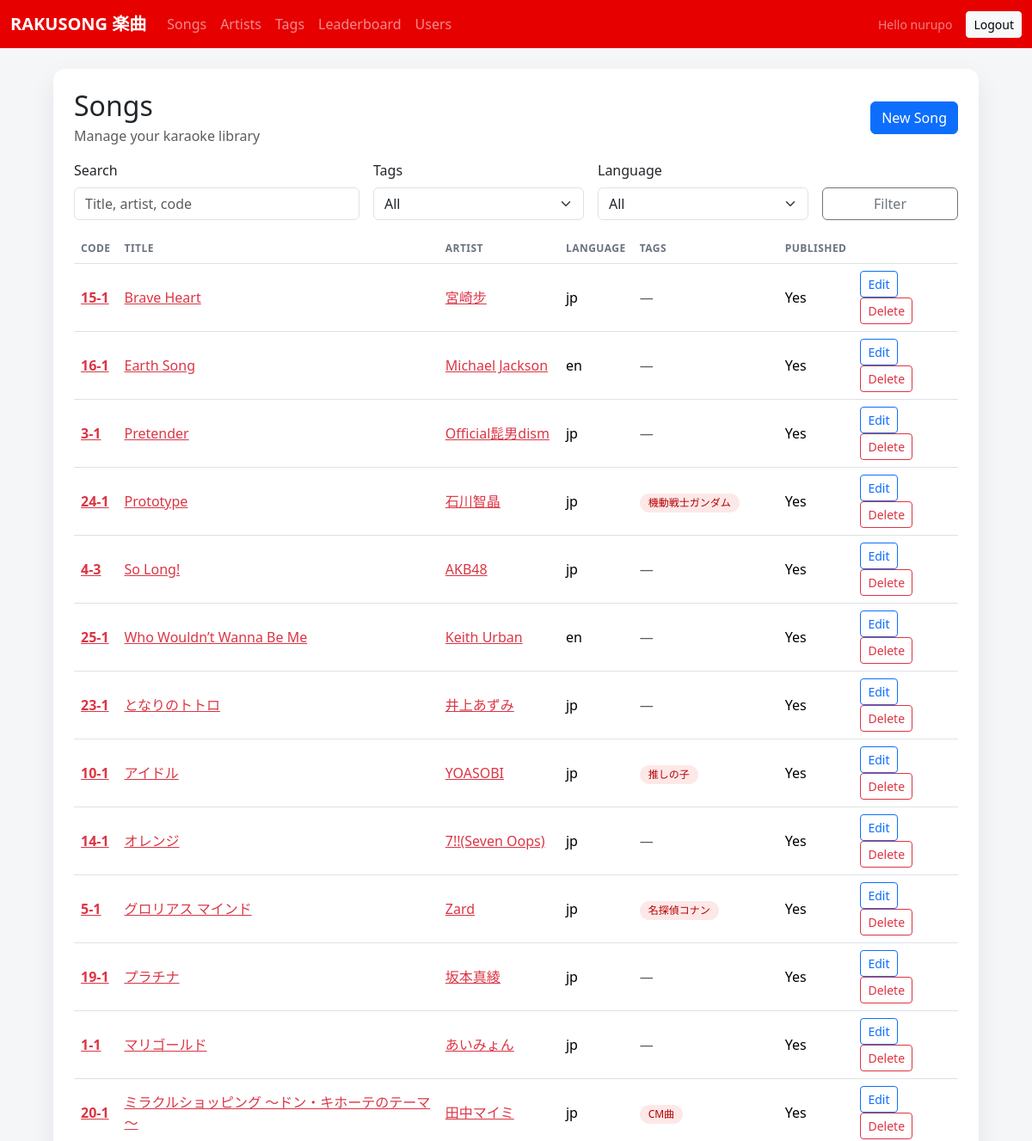
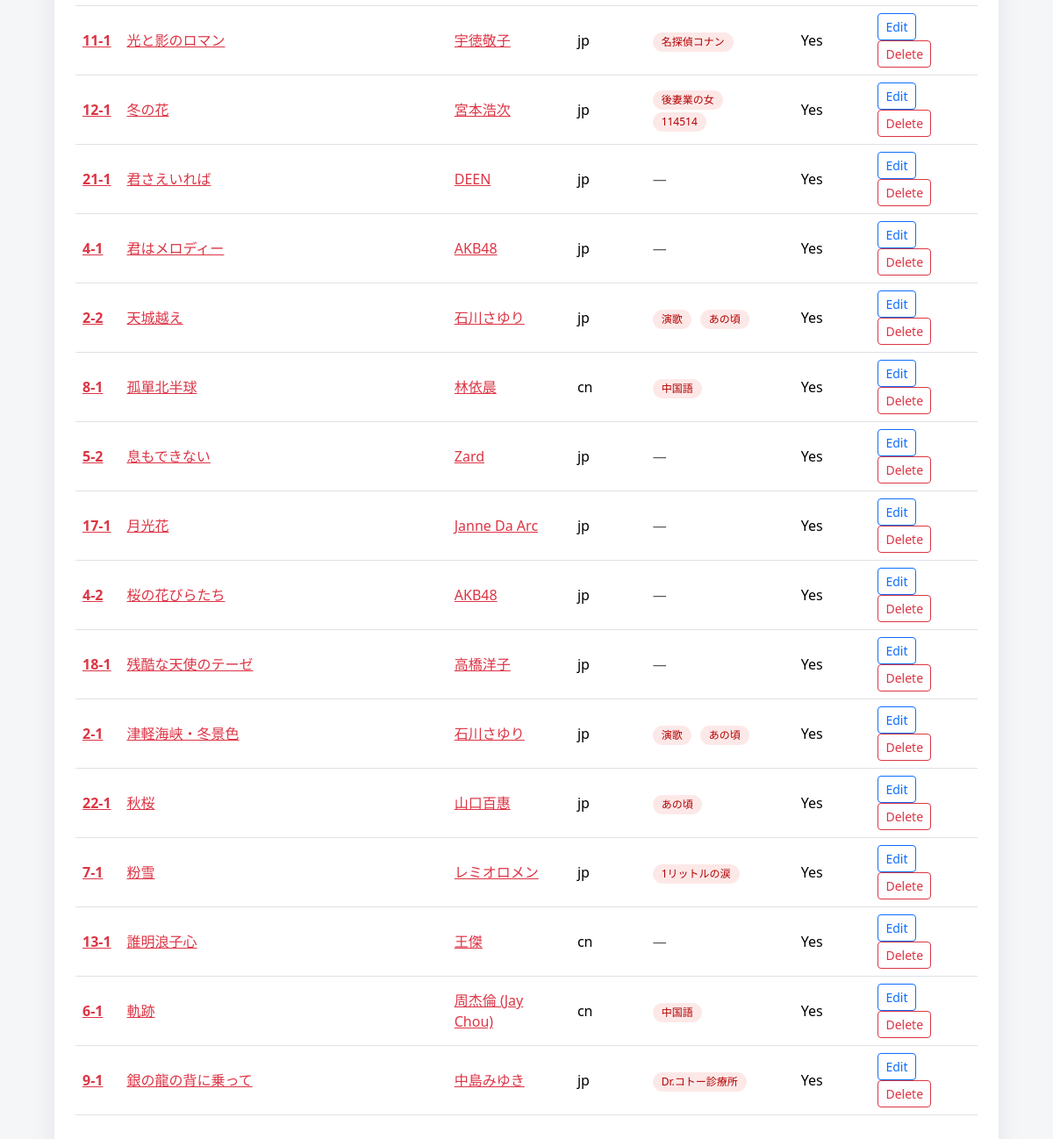
/ui/songs/ (signed in), run on the app's committed database (2 pictures, top to bottom).
### songs/models.py (models this page shows, shortened)
class Song(models.Model):
    code = models.CharField(max_length=32, unique=True, blank=True)
    title = models.CharField(max_length=255)
    artist = models.CharField(max_length=255, blank=True)
    artist_no = models.PositiveIntegerField(null=True, blank=True)
    song_no = models.PositiveIntegerField(null=True, blank=True)
    language = models.CharField(max_length=32, blank=True, default='jp')
    duration_seconds = models.PositiveIntegerField(null=True, blank=True)
    bpm = models.PositiveIntegerField(null=True, blank=True)
    key = models.CharField(max_length=16, blank=True)
    tags = models.ManyToManyField(Tag, blank=True, related_name='songs')
    midi_file = models.FileField(upload_to=midi_upload_path, blank=True, null=True)
    lrc_file = models.FileField(upload_to=lrc_upload_path, blank=True, null=True)
    cover_image = models.ImageField(upload_to='songs/cover/', blank=True, null=True)
    lrc_offset = models.IntegerField(default=0)
    is_published = models.BooleanField(default=True)
    created_at = models.DateTimeField(auto_now_add=True)
    updated_at = models.DateTimeField(auto_now=True)

class Tag(models.Model):
    name = models.CharField(max_length=64, unique=True)

### songs/views_ui.py (the view)
@login_required
def song_list(request):
    q = (request.GET.get('q') or '').strip()
    tag = (request.GET.get('tag') or '').strip()
    language = (request.GET.get('language') or '').strip()
    songs = Song.objects.all().prefetch_related('tags')
    if q:
        songs = songs.filter(Q(title__icontains=q) | Q(artist__icontains=q) | Q(code__icontains=q))
    if tag:
        songs = songs.filter(tags__name__iexact=tag)
    if language:
        songs = songs.filter(language__iexact=language)
    songs = songs.order_by('title')
    tag_options = Tag.objects.order_by('name')
    language_options = Song.objects.exclude(language='').values_list('language', flat=True).distinct().order_by('language')
    return render(
        request,
        'songs/song_list.html',
        {
            'songs': songs,
            'q': q,
            'tag': tag,
            'language': language,
            'tag_options': tag_options,
            'language_options': language_options,
        },
    )

### templates/songs/song_list.html (shortened to what this page needs)
{% extends "base.html" %}
{% block content %}
  <div class="card p-4">
    <div class="d-flex flex-wrap gap-3 justify-content-between align-items-center mb-3">
      <div>
        <h2 class="mb-1">Songs</h2>
        <div class="text-muted">Manage your karaoke library</div>
      </div>
      <a class="btn btn-primary" href="{% url 'ui_song_create' %}">New Song</a>
    </div>
    <form method="get" class="row g-3 align-items-end mb-3">
      <div class="col-md-4">
        <label class="form-label">Search</label>
        <input type="text" name="q" value="{{ q }}" placeholder="Title, artist, code" class="form-control" />
      </div>
      <div class="col-md-3">
        <label class="form-label">Tags</label>
        <select name="tag" class="form-select">
          <option value="">All</option>
        </select>
      </div>
      <div class="col-md-3">
        <label class="form-label">Language</label>
        <select name="language" class="form-select">
          <option value="">All</option>
        </select>
      </div>
      <div class="col-md-2 d-grid">
        <button class="btn btn-outline-secondary" type="submit">Filter</button>
      </div>
    </form>
    <div class="table-responsive">
      <table class="table align-middle">
      <thead>
        <tr>
          <th>Code</th>
          <th>Title</th>
          <th>Artist</th>
          <th>Language</th>
          <th>Tags</th>
          <th>Published</th>
          <th></th>
        </tr>
      </thead>
      <tbody>
        {% for song in songs %}
          <tr>
            <td><a class="link-danger fw-semibold" href="{% url 'ui_song_edit' song.pk %}">{{ song.code }}</a></td>
            <td><a class="link-danger" href="{% url 'ui_song_edit' song.pk %}">{{ song.title }}</a></td>
            <td>
              {% if song.artist_no %}
                <a class="link-danger" href="{% url 'ui_artist_detail' song.artist_no %}">{{ song.artist }}</a>
              {% else %}
                {{ song.artist }}
              {% endif %}
            </td>
            <td>{{ song.language|default:"-" }}</td>
            <td>
              {% for tag in song.tags.all %}
                <span class="pill">{{ tag.name }}</span>
              {% empty %}
                <span class="text-muted">—</span>
              {% endfor %}
            </td>
            <td>{{ song.is_published|yesno:"Yes,No" }}</td>
            <td>
              <a class="btn btn-sm btn-outline-primary" href="{% url 'ui_song_edit' song.pk %}">Edit</a>
              <a class="btn btn-sm btn-outline-danger" href="{% url 'ui_song_delete' song.pk %}">Delete</a>
            </td>
          </tr>
        {% empty %}
          <tr>
            <td colspan="7" class="text-muted">No songs found.</td>
          </tr>
        {% endfor %}
      </tbody>
      </table>
    </div>
  </div>
{% endblock %}

### templates/base.html (shortened to what this page needs)
<!DOCTYPE html>
<html lang="en">
  <head>
    <link
      href="https://cdnjs.cloudflare.com/ajax/libs/bootstrap/5.3.8/css/bootstrap.min.css"
      rel="stylesheet"
    />
  </head>
  <body>
    <nav class="navbar navbar-expand-lg navbar-dark" style="background: #e60000;">
      <div class="container-fluid">
        <a class="navbar-brand fw-semibold" href="{% url 'ui_song_list' %}">RAKUSONG 楽曲</a>
        <div class="collapse navbar-collapse" id="mainNav">
          <ul class="navbar-nav me-auto mb-2 mb-lg-0">
            <li class="nav-item"><a class="nav-link" href="{% url 'ui_song_list' %}">Songs</a></li>
            <li class="nav-item"><a class="nav-link" href="{% url 'ui_artist_list' %}">Artists</a></li>
            <li class="nav-item"><a class="nav-link" href="{% url 'ui_tag_list' %}">Tags</a></li>
            <li class="nav-item"><a class="nav-link" href="{% url 'ui_leaderboard' %}">Leaderboard</a></li>
            <li class="nav-item"><a class="nav-link" href="{% url 'ui_user_list' %}">Users</a></li>
          </ul>
          {% if request.user.is_authenticated %}
            <div class="d-flex align-items-center gap-3">
              <span class="text-white-50 small">Hello {{ request.user.username }}</span>
              <a class="btn btn-light btn-sm" href="{% url 'ui_logout' %}">Logout</a>
            </div>
          {% endif %}
        </div>
      </div>
    </nav>
    <main class="container page-shell py-4">
      {% block content %}{% endblock %}
    </main>
  </body>
</html>

### templates/base.html (style rules this page uses)
:root { color-scheme: light; --bs-primary: #e60000; --bs-primary-rgb: 230, 0, 0; --bs-link-color: #e60000; --bs-link-hover-color: #b30000; }
body { margin: 0; font-family: "Segoe UI", "Helvetica Neue", Arial, sans-serif; background: #f5f6f8; color: #1b1f24; }
.page-shell { max-width: 1100px; }
.card { border-radius: 14px; box-shadow: 0 12px 30px rgba(17, 24, 39, 0.08); border: none; }
.table thead th { color: #6b7280; font-weight: 600; text-transform: uppercase; letter-spacing: 0.04em; font-size: 12px; }
.pill { display: inline-flex; padding: 2px 10px; border-radius: 999px; background: #fde8e8; color: #b30000; font-size: 12px; margin-right: 6px; }

### data on the page
Song: code "15-1", title "Brave Heart", artist "宮崎步", language "jp", is_published "Yes"
Song: code "16-1", title "Earth Song", artist "Michael Jackson", language "en", is_published "Yes"
Song: code "3-1", title "Pretender", artist "Official髭男dism", language "jp", is_published "Yes"
Song: code "24-1", title "Prototype", artist "石川智晶", language "jp", is_published "Yes"
Tag: name "機動戦士ガンダム"
Song: code "4-3", title "So Long!", artist "AKB48", language "jp", is_published "Yes"
Song: code "25-1", title "Who Wouldn’t Wanna Be Me", artist "Keith Urban", language "en", is_published "Yes"
Song: code "23-1", title "となりのトトロ", artist "井上あずみ", language "jp", is_published "Yes"
Song: code "10-1", title "アイドル", artist "YOASOBI", language "jp", is_published "Yes"
Tag: name "推しの子"
Song: code "14-1", title "オレンジ", artist "7!!(Seven Oops)", language "jp", is_published "Yes"
Song: code "5-1", title "グロリアス マインド", artist "Zard", language "jp", is_published "Yes"
Tag: name "名探偵コナン"
Song: code "19-1", title "プラチナ", artist "坂本真綾", language "jp", is_published "Yes"
Song: code "1-1", title "マリゴールド", artist "あいみょん", language "jp", is_published "Yes"
Song: code "20-1", title "ミラクルショッピング ～ドン・キホーテのテーマ～", artist "田中マイミ", language "jp", is_published "Yes"
Tag: name "CM曲"
Song: code "11-1", title "光と影のロマン", artist "宇徳敬子", language "jp", is_published "Yes"
Song: code "12-1", title "冬の花", artist "宮本浩次", language "jp", is_published "Yes"
Tag: name "後妻業の女"
Tag: name "114514"
Song: code "21-1", title "君さえいれば", artist "DEEN", language "jp", is_published "Yes"
Song: code "4-1", title "君はメロディー", artist "AKB48", language "jp", is_published "Yes"
Song: code "2-2", title "天城越え", artist "石川さゆり", language "jp", is_published "Yes"
Tag: name "演歌"
Tag: name "あの頃"
Song: code "8-1", title "孤單北半球", artist "林依晨", language "cn", is_published "Yes"
Tag: name "中国語"
Song: code "5-2", title "息もできない", artist "Zard", language "jp", is_published "Yes"
Song: code "17-1", title "月光花", artist "Janne Da Arc", language "jp", is_published "Yes"
Song: code "4-2", title "桜の花びらたち", artist "AKB48", language "jp", is_published "Yes"
Song: code "18-1", title "残酷な天使のテーゼ", artist "高橋洋子", language "jp", is_published "Yes"
Song: code "2-1", title "津軽海峡・冬景色", artist "石川さゆり", language "jp", is_published "Yes"
Song: code "22-1", title "秋桜", artist "山口百惠", language "jp", is_published "Yes"
Song: code "7-1", title "粉雪", artist "レミオロメン", language "jp", is_published "Yes"
Tag: name "1リットルの涙"
Song: code "13-1", title "誰明浪子心", artist "王傑", language "cn", is_published "Yes"
Song: code "6-1", title "軌跡", artist "周杰倫 (Jay Chou)", language "cn", is_published "Yes"
Song: code "9-1", title "銀の龍の背に乗って", artist "中島みゆき", language "jp", is_published "Yes"
Tag: name "Dr.コトー診療所"

### other printed values
{{ request.user.username }} "nurupo"
